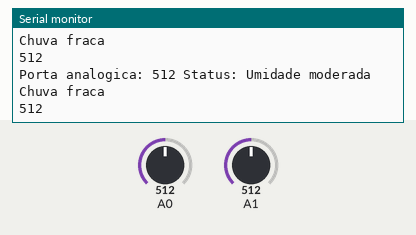
This sketch was run on a simulated Arduino Uno, built with avr-gcc and run on an emulated ATmega328P. Parts: the last lines printed to the serial monitor. The test bench sets the inputs (shaded band); at power-on: A1 = 512, A0 = 512.

Above: at 1.8 s.
1.9 s: A1 set to 490
At 2.4 s:
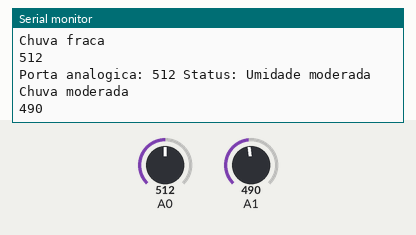
4.5 s: A0 set to 390
At 5.8 s:
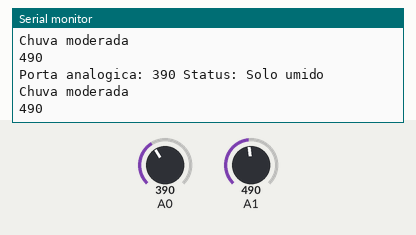
7.5 s: A1 set to 290
At 8.8 s:
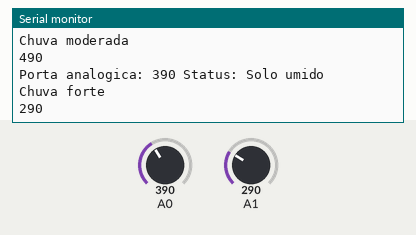
10.5 s: A0 set to 0
At 11.8 s:
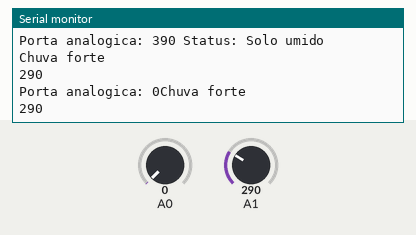
13.5 s: A1 set to 306
At 14.7 s:
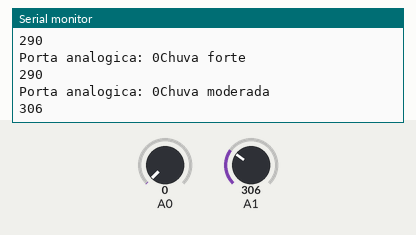
16.5 s: A0 set to 810
At 17.8 s:
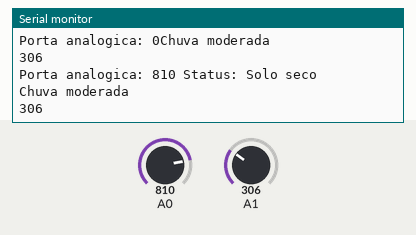
Timing chart, 0 to 19.5 s (numbered marks = the images above; inputs shaded):
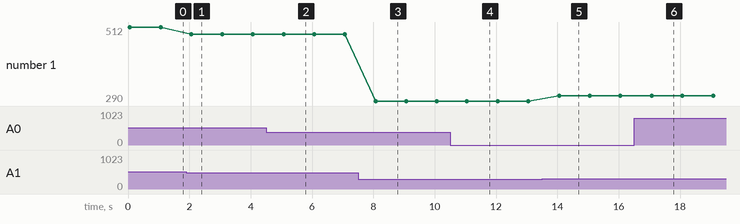

Measured:
- after the input at 1.9 s, the serial monitor: prints a new line after 0.15 s (image 1)
- after the input at 4.5 s, the serial monitor: prints a new line after 0.51 s (image 2)
- after the input at 7.5 s, the serial monitor: prints a new line after 0.56 s (image 3)
- after the input at 10.5 s, the serial monitor: prints a new line after 0.52 s (image 4)
- after the input at 13.5 s, the serial monitor: prints a new line after 0.52 s (image 5)
- after the input at 16.5 s, the serial monitor: prints a new line after 0.52 s (image 6)
- plotted number 1: 512 → 490 after the input at 1.9 s, 490 → 290 after the input at 7.5 s, 290 → 306 after the input at 13.5 s

The sketch:

solo.ino
```cpp
//Autor: FILIPEFLOP

int valor_analogico;

void setup()
{
  Serial.begin(9600);
//  pinMode(pino_sinal_analogico, INPUT);
}

void loop()
{
  //Le o valor do pino A0 do sensor
  valor_analogico = analogRead(A0);

  //Mostra o valor da porta analogica no serial monitor
  Serial.print("Porta analogica: ");
  Serial.print(valor_analogico);

  //Solo umido, acende o led verde
  if (valor_analogico > 0 && valor_analogico < 400)
  {
    Serial.println(" Status: Solo umido");
  }

  //Solo com umidade moderada, acende led amarelo
  if (valor_analogico > 400 && valor_analogico < 800)
  {
    Serial.println(" Status: Umidade moderada");
  }

  //Solo seco, acende led vermelho
  if (valor_analogico > 800 && valor_analogico < 1024)
  {
    Serial.println(" Status: Solo seco");
  }


    // read the input on analog pin 0:
  int sensorValue = analogRead(A1);

  if (sensorValue > 800)
  {
    Serial.println("Tempo seco");
  }
  else if (sensorValue > 500)
  {
    Serial.println("Chuva fraca");
  }
  else if (sensorValue > 300)
  {
    Serial.println("Chuva moderada");
  }
  else
  {
    Serial.println("Chuva forte");
  }
  Serial.println(sensorValue);

  delay(1000);
}
```
